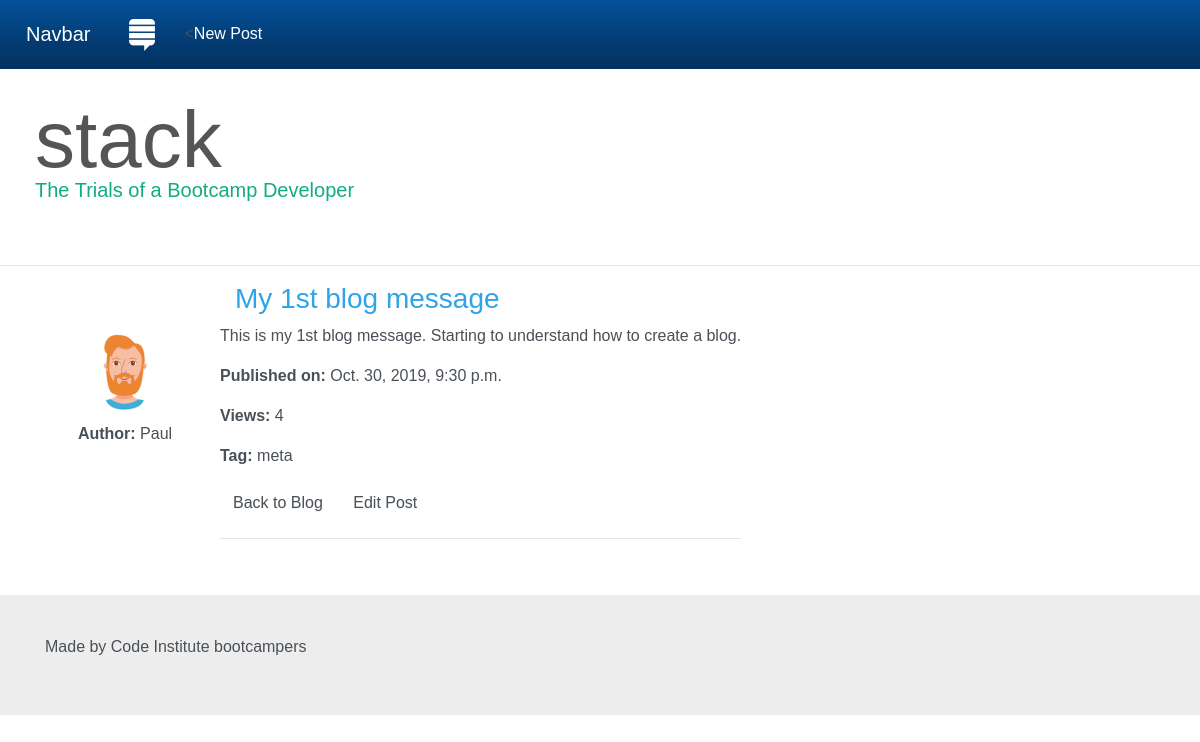
The app's page /posts/1/ with its own data.
### posts/models.py (models this page shows, shortened)
class Post(models.Model):
    title = models.CharField(max_length=200)
    content = models.TextField()
    created_date = models.DateTimeField(auto_now_add=True)
    published_date = models.DateTimeField(blank=True, null=True, default=timezone.now)
    views = models.IntegerField(default=0)
    tag = models.CharField(max_length=30, blank=True, null=True)
    image = models.ImageField(upload_to="img", blank=True, null=True)

### posts/views.py (the view)
# urls.py: url(r'^(?P<pk>\d+)/$', post_detail, name='post_detail'),
def post_detail(request, pk):
    post = get_object_or_404(Post, pk=pk)
    post.views += 1
    post.save()
    return render(request, "postdetail.html", {'post': post})

### posts/templates/postdetail.html (shortened to what this page needs)
{% extends "base.html" %}
{% block content %}
    <div class="row">
        <div class="col-md-2 col-sm-3 text-center">
            <a class="story-img" href="#">
                <img src="/media/img/profile.jpg" class="img-circle">
            </a>
            <p><span class="boldtext">Author:</span> Paul</p>
        </div>
        <div class="col-sm-10 col-md-9">
            <h3>{{ post.title }}</h3>
            <div class="row">
                <div class="col-xs-9">
                    <p>{{ post.content }}</p>
                    <p><span class="boldtext">Published on:</span> {{ post.published_date }} </p>
                    <p><span class="boldtext">Views:</span> {{post.views}}</p>
                    <p><span class="boldtext">Tag:</span> {{ post.tag }}</p>
                    <a href="{% url 'get_posts' %}" class="btn btn-default">Back to Blog</a>
                    <a href="{% url 'edit_post' post.id %}" class="btn btn-default">Edit Post</a>
                    <hr>
                </div>
            </div>
        </div>
    </div>
{% endblock %}

### static/css/custom.css (style rules this page uses)
body { font-family: Arial; padding-top: 50px; }
.story-img { margin-top: 25%; display: block; }
a, a:hover { color: #223344; text-decoration: none; }
.img-circle { width:100px; height: 100px; }
.boldtext { font-weight: bold; }

### records on screen
Post: title "My 1st blog message", content "This is my 1st blog message. Starting to understand how to create a blog.", published_date "Oct. 30, 2019, 9:30 p.m.", views "4", tag "meta"
